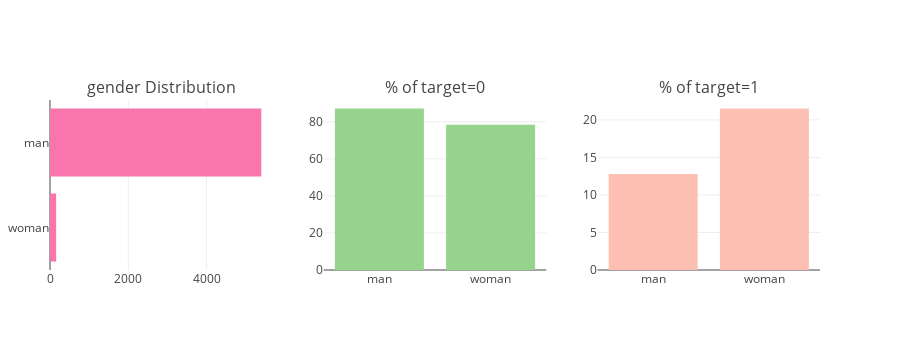

Here is the notebook cell this chart was saved with:
### Code cell
utils.catAndTrgt(jlr_df, 'gender')

### Figure 1 — Plotly figure (JSON) as saved in the notebook; plotly's stock layout.template omitted (floating-point values rounded to 4 significant figures)
{"data": [{"marker": {"color": "#f975ae"}, "orientation": "h", "type": "bar", "uid": "4985b440-ac73-11e8-b493-6c40089fb510", "x": [158, 5397], "xaxis": "x", "y": ["woman", "man"], "yaxis": "y"}, {"hoverinfo": "all", "marker": {"color": "#96D38C"}, "name": "Target : 0", "type": "bar", "uid": "4986ebd0-ac73-11e8-ad07-6c40089fb510", "x": ["man", "woman"], "xaxis": "x2", "y": [87.2, 78.48], "yaxis": "y2"}, {"hoverinfo": "all", "marker": {"color": "#FEBFB3"}, "name": "Target : 1", "type": "bar", "uid": "49886302-ac73-11e8-8d98-6c40089fb510", "x": ["man", "woman"], "xaxis": "x3", "y": [12.8, 21.52], "yaxis": "y3"}], "layout": {"annotations": [{"font": {"size": 16}, "showarrow": false, "text": "gender Distribution", "x": 0.1444, "xanchor": "center", "xref": "paper", "y": 1, "yanchor": "bottom", "yref": "paper"}, {"font": {"size": 16}, "showarrow": false, "text": "% of target=0", "x": 0.5, "xanchor": "center", "xref": "paper", "y": 1, "yanchor": "bottom", "yref": "paper"}, {"font": {"size": 16}, "showarrow": false, "text": "% of target=1", "x": 0.8556, "xanchor": "center", "xref": "paper", "y": 1, "yanchor": "bottom", "yref": "paper"}], "height": 350, "margin": {"l": 50}, "showlegend": false, "xaxis": {"anchor": "y", "domain": [0, 0.2889]}, "xaxis2": {"anchor": "y2", "domain": [0.3556, 0.6444]}, "xaxis3": {"anchor": "y3", "domain": [0.7111, 1]}, "yaxis": {"anchor": "x", "domain": [0, 1]}, "yaxis2": {"anchor": "x2", "domain": [0, 1]}, "yaxis3": {"anchor": "x3", "domain": [0, 1]}}}
